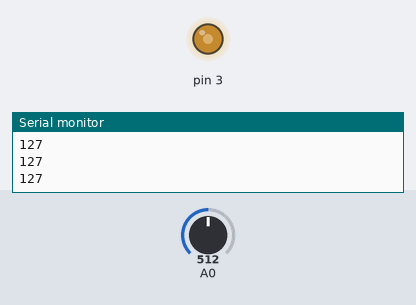
A sketch run on a simulated Arduino Uno, built with avr-gcc and run on an emulated ATmega328P. Parts: output pins drawn as LEDs (lit = HIGH), the last lines printed to the serial monitor. The test bench sets the inputs (shaded band); at power-on: A0 = 512.

Above: at 1.2 s.
1.3 s: A0 set to 716
At 2.8 s:
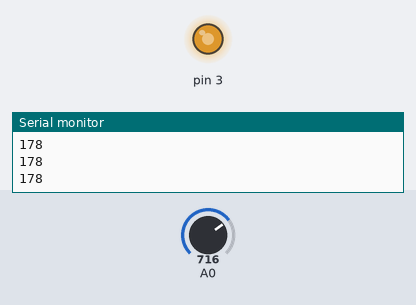
4.3 s: A0 set to 900
At 4.46 s:
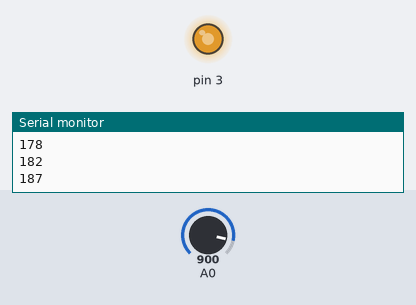
7.3 s: A0 set to 122
At 9.4 s:
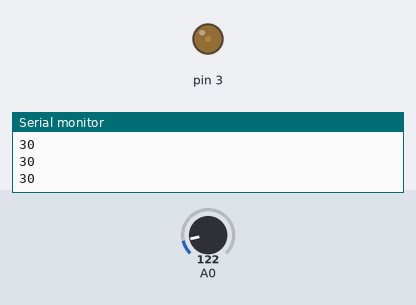
10.3 s: A0 set to 0
At 10.48 s:
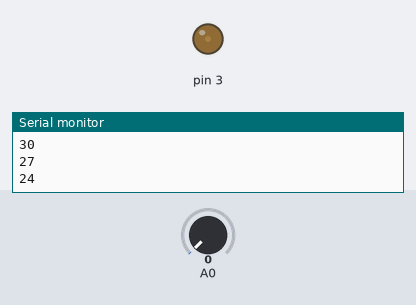
Timing chart, 0 to 13.3 s (numbered marks = the images above; inputs shaded):
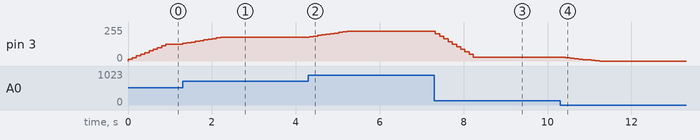

The sketch:

week3_controller.ino
```cpp
//doing average
const int numReadings = 10;
int readings[numReadings];
int readIndex = 0;
int total = 0;
int average = 0;


void setup() {

  Serial.begin(9600);

  //initializing
  for (int i = 0; i < numReadings; i++) {
    readings[i] = 0;
  }
}

void loop() {


  //read potentiometer value
  int sensorValue = analogRead(A0);


  //calc average
  total -= readings[readIndex];
  readings[readIndex] = sensorValue;
  total += readings[readIndex];
  readIndex = (readIndex + 1) % numReadings;

  average = total / numReadings;

  int lightValue = map(average, 0, 1023, 0, 255);

  Serial.println(lightValue);

  analogWrite(3, lightValue);
  delay(100);
}
```

Measured:
- after the input at 1.3 s, pin 3: moves from 127/255 to 178/255 over 0.90 s, starting at once
- after the input at 4.3 s, pin 3: moves from 178/255 to 224/255 over 0.90 s, starting at once
- after the input at 7.3 s, pin 3: moves from 224/255 to 30/255 over 0.90 s, starting at once
- after the input at 10.3 s, pin 3: moves from 30/255 to 0/255 over 0.90 s, starting at once
